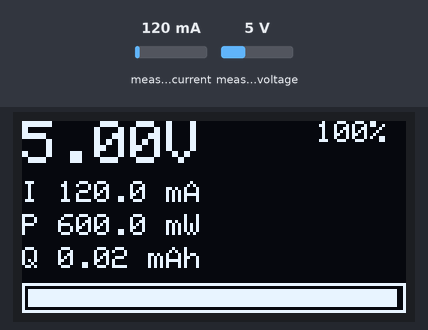
Bench run of a program on a simulated ESP32. Parts: 128×64 one-colour display. Wiring (inferred from the names in the program): INA219 current sensor at I2C address 0x40. The inputs (shaded band) are chosen by the test bench; at power-on: measured voltage 5 V, measured current 120 mA. What the program prints to the serial monitor is not drawn.

Above: at 1.2 s.
1.3 s: measured voltage set to 0.3 V
At 3.9 s:
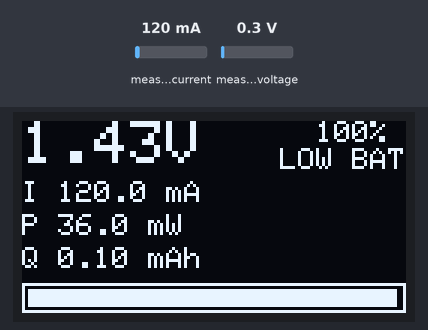
4.3 s: measured current set to 40 mA
At 6.4 s:
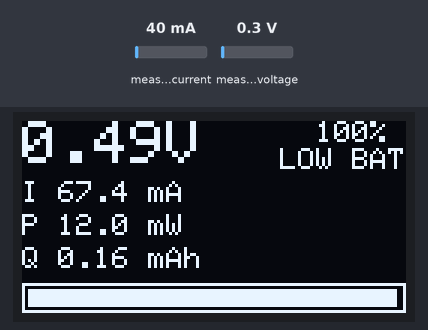
7.0 s: measured current set to 500 mA
At 7.9 s:
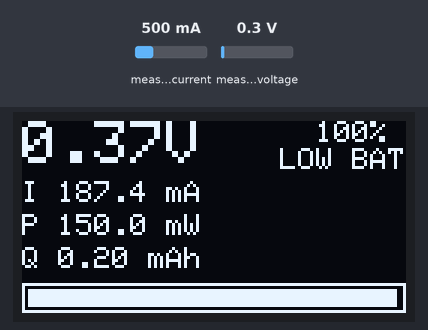
9.5 s: measured voltage set to 7.5 V
At 10.3 s:
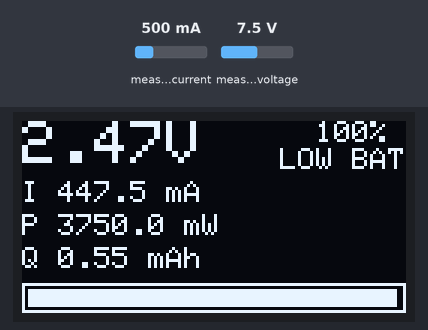
14.0 s: measured current set to 1500 mA
At 15.27 s:
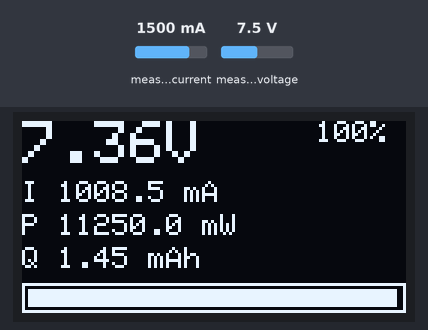
Timing chart, 0 to 17.0 s (numbered marks = the images above; inputs shaded):
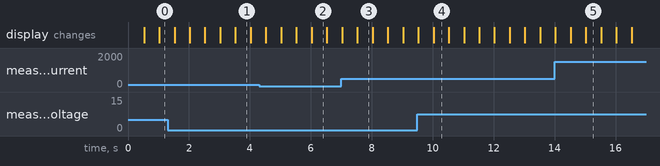

The program:

main.cpp
```cpp
// ina219-battery-monitor firmware (Arduino framework: ESP32, Arduino Nano).
//
// Samples an INA219 at a configurable rate, integrates charge and energy,
// estimates state of charge, drives an optional SSD1306 OLED and prints one
// CRC-protected telemetry frame per sample on the serial port.
#include <Arduino.h>
#include <Wire.h>

#include "config.h"
#include "two_wire_bus.h"

#include <ina219/driver.h>
#include <powercore/command.h>
#include <powercore/coulomb_counter.h>
#include <powercore/cutoff.h>
#include <powercore/filters.h>
#include <powercore/ina219_math.h>
#include <powercore/soc.h>
#include <powercore/telemetry.h>

#if BM_ENABLE_OLED
#include <SPI.h>

#include <Adafruit_GFX.h>
#include <Adafruit_SSD1306.h>
#endif

namespace {

using powercore::CommandType;

const powercore::CutoffConfig kCutoffConfig = {BM_CUTOFF_MV, BM_CUTOFF_RECOVER_MV,
                                               BM_CUTOFF_SAMPLES, BM_CUTOFF_SAMPLES};

TwoWireBus g_bus(Wire);
ina219drv::Ina219 g_ina(g_bus, BM_INA219_ADDRESS);
powercore::CoulombCounter g_counter;
powercore::SocEstimator g_soc(powercore::liIon1SConfig(BM_BATTERY_CAPACITY_MAH));
powercore::LowVoltageCutoff g_cutoff(kCutoffConfig);

uint32_t g_sample_period_ms = BM_SAMPLE_PERIOD_MS;
uint32_t g_shunt_uohm = BM_SHUNT_UOHM;
uint32_t g_max_mA = BM_MAX_CURRENT_MA;
uint32_t g_seq = 0;
uint32_t g_last_sample_ms = 0;
uint8_t g_samples_since_check = 0;
bool g_sensor_ok = false;

// Most recent sample, kept for the display.
int32_t g_bus_mV = 0;
int32_t g_current_uA = 0;
int32_t g_power_uW = 0;

char g_line[BM_COMMAND_BUFFER];
uint8_t g_line_length = 0;
bool g_line_overflow = false;

#if BM_ENABLE_OLED
Adafruit_SSD1306 g_display(BM_OLED_WIDTH, BM_OLED_HEIGHT, &Wire, -1);
powercore::Ema g_display_mV(BM_DISPLAY_EMA_ALPHA);
powercore::Ema g_display_mA(BM_DISPLAY_EMA_ALPHA);
uint32_t g_last_draw_ms = 0;
bool g_oled_ok = false;
#endif

// The counter must tolerate the configured sample period; allow a few missed
// samples before an interval is treated as a gap.
void applyMaxGap() {
  const uint32_t gap = g_sample_period_ms * 4UL;
  g_counter.setMaxGap(gap < 2000UL ? 2000UL : gap);
}

bool initSensor() {
  ina219drv::Settings settings;
  settings.shunt_uohm = g_shunt_uohm;
  settings.max_expected_mA = g_max_mA;
  settings.bus_range =
      BM_BUS_RANGE_32V ? powercore::ina219::BusRange::V32 : powercore::ina219::BusRange::V16;
  settings.bus_adc = BM_ADC_MODE;
  settings.shunt_adc = BM_ADC_MODE;
  g_sensor_ok = (g_ina.begin(settings) == ina219drv::Status::Ok);
  g_samples_since_check = 0;
  return g_sensor_ok;
}

void resetAccounting() {
  g_counter.reset();
  g_soc.reset();
  g_cutoff.reset();
}

void handleCommand(const char* line) {
  const powercore::Command command = powercore::parseCommand(line);
  switch (command.type) {
    case CommandType::None:
      break;
    case CommandType::Reset:
      resetAccounting();
      Serial.println(F("#OK RESET"));
      break;
    case CommandType::Rate:
      g_sample_period_ms = command.rate_ms;
      applyMaxGap();
      Serial.print(F("#OK RATE "));
      Serial.println(g_sample_period_ms);
      break;
    case CommandType::Cal: {
      const powercore::ina219::Calibration cal =
          powercore::ina219::computeCalibration(command.shunt_uohm, command.max_mA);
      if (cal.status != powercore::ina219::CalStatus::Ok) {
        Serial.print(F("#ERR CAL status="));
        Serial.println(static_cast<uint8_t>(cal.status));
        break;
      }
      g_shunt_uohm = command.shunt_uohm;
      g_max_mA = command.max_mA;
      if (!initSensor()) {
        Serial.println(F("#ERR CAL sensor not responding"));
        break;
      }
      Serial.print(F("#OK CAL reg="));
      Serial.print(cal.cal_register);
      Serial.print(F(" lsb_uA="));
      Serial.print(cal.current_lsb_uA, 3);
      Serial.print(F(" max_mA="));
      Serial.println(cal.max_current_mA, 1);
      break;
    }
    case CommandType::Invalid:
    default:
      Serial.println(F("#ERR expected RESET | RATE <ms> | CAL <shunt_mohm> <max_A>"));
      break;
  }
}

void pollSerial() {
  while (Serial.available() > 0) {
    const char c = static_cast<char>(Serial.read());
    if (c == '\n' || c == '\r') {
      if (g_line_overflow) {
        Serial.println(F("#ERR line too long"));
      } else if (g_line_length > 0) {
        g_line[g_line_length] = '\0';
        handleCommand(g_line);
      }
      g_line_length = 0;
      g_line_overflow = false;
    } else if (g_line_length < sizeof(g_line) - 1) {
      g_line[g_line_length++] = c;
    } else {
      g_line_overflow = true;
    }
  }
}

void sampleOnce(uint32_t now_ms) {
  uint8_t flags = 0;
  ina219drv::Reading reading;
  bool valid = false;

  // Retry a sensor that failed earlier (unplugged, brown-out, ...).
  if (g_sensor_ok || initSensor()) {
    if (g_ina.read(reading) == ina219drv::Status::Ok) {
      valid = true;
    } else {
      g_sensor_ok = false;
    }
  }

  if (!valid) {
    flags |= powercore::kFlagSensorError;
    g_bus_mV = 0;
    g_current_uA = 0;
    g_power_uW = 0;
  } else {
    const int32_t current = BM_INVERT_CURRENT ? -reading.current_uA : reading.current_uA;
    // The INA219 power register is unsigned; give it the sign of the current.
    const int32_t power = current < 0 ? -reading.power_uW : reading.power_uW;
    g_bus_mV = reading.bus_mV;
    g_current_uA = current;
    g_power_uW = power;

    if (reading.overflow) flags |= powercore::kFlagOverflow;
    if (!reading.ready) flags |= powercore::kFlagNotReady;

    // Current and power are meaningless while OVF is set. The span around an
    // OVF sample is treated as a gap (not integrated, counted, integrator
    // re-seeded by the next good sample) rather than bridged with the last
    // good current, and it also restarts the SoC rest timer. The voltage is
    // still good.
    if (reading.overflow) {
      g_counter.markGap();
      g_soc.breakRest();
    } else {
      g_counter.update(now_ms, current, power);
      g_soc.update(static_cast<float>(reading.bus_mV), static_cast<float>(current) / 1000.0f,
                   g_counter.lastDelta_mAh(), g_counter.lastInterval_ms());
    }
    g_cutoff.update(reading.bus_mV);

    // The calibration register is volatile; restore it if the device lost it.
    if (++g_samples_since_check >= 16) {
      g_samples_since_check = 0;
      bool intact = true;
      if (g_ina.calibrationIntact(intact) != ina219drv::Status::Ok) {
        g_sensor_ok = false;
      } else if (!intact) {
        Serial.println(F("#WARN calibration lost, reprogramming"));
        initSensor();
      }
    }
  }

  if (!g_cutoff.loadEnabled()) flags |= powercore::kFlagCutoff;
#if BM_LOAD_ENABLE_PIN >= 0
  digitalWrite(BM_LOAD_ENABLE_PIN, g_cutoff.loadEnabled() ? HIGH : LOW);
#endif

#if BM_ENABLE_OLED
  if (valid) {
    g_display_mV.add(static_cast<float>(g_bus_mV));
    g_display_mA.add(static_cast<float>(g_current_uA) / 1000.0f);
  }
#endif

  powercore::TelemetryFrame frame;
  frame.seq = g_seq++;
  frame.t_ms = now_ms;
  frame.bus_mV = g_bus_mV;
  frame.current_uA = g_current_uA;
  frame.power_uW = g_power_uW;
  frame.charge_uAh = g_counter.charge_uAh();
  frame.energy_uWh = g_counter.energy_uWh();
  frame.soc_permille = static_cast<uint16_t>(g_soc.percent() * 10.0f + 0.5f);
  frame.flags = flags;

  char buffer[powercore::kFrameBufferSize];
  if (powercore::encodeFrame(frame, buffer, sizeof(buffer)) > 0) {
    Serial.println(buffer);
  }
}

#if BM_ENABLE_OLED
void drawDisplay() {
  if (!g_oled_ok) return;
  g_display.clearDisplay();
  g_display.setTextColor(SSD1306_WHITE);

  if (!g_sensor_ok) {
    g_display.setTextSize(1);
    g_display.setCursor(0, 0);
    g_display.print(F("INA219 not found"));
    g_display.display();
    return;
  }

  const float soc = g_soc.percent();

  g_display.setTextSize(2);
  g_display.setCursor(0, 0);
  g_display.print(g_display_mV.value() / 1000.0f, 2);
  g_display.print('V');

  g_display.setTextSize(1);
  g_display.setCursor(98, 0);
  g_display.print(soc, 0);
  g_display.print('%');
  if (!g_cutoff.loadEnabled()) {
    g_display.setCursor(86, 9);
    g_display.print(F("LOW BAT"));
  }

  g_display.setCursor(0, 20);
  g_display.print(F("I "));
  g_display.print(g_display_mA.value(), 1);
  g_display.print(F(" mA"));

  g_display.setCursor(0, 31);
  g_display.print(F("P "));
  g_display.print(static_cast<float>(g_power_uW) / 1000.0f, 1);
  g_display.print(F(" mW"));

  g_display.setCursor(0, 42);
  g_display.print(F("Q "));
  g_display.print(g_counter.charge_mAh(), 2);
  g_display.print(F(" mAh"));

  // State-of-charge bar along the bottom edge.
  g_display.drawRect(0, 54, 128, 10, SSD1306_WHITE);
  const int16_t fill = static_cast<int16_t>(124.0f * soc / 100.0f);
  if (fill > 0) g_display.fillRect(2, 56, fill, 6, SSD1306_WHITE);

  g_display.display();
}
#endif

}  // namespace

void setup() {
  Serial.begin(BM_SERIAL_BAUD);

#if BM_LOAD_ENABLE_PIN >= 0
  pinMode(BM_LOAD_ENABLE_PIN, OUTPUT);
  digitalWrite(BM_LOAD_ENABLE_PIN, HIGH);
#endif

#if defined(ARDUINO_ARCH_ESP32)
  Wire.begin(BM_I2C_SDA_PIN, BM_I2C_SCL_PIN);
#else
  Wire.begin();
#endif

  Serial.println(F("#ina219-battery-monitor " BM_FIRMWARE_VERSION));

#if BM_ENABLE_OLED
  // begin() allocates the frame buffer (width * height / 8 bytes) and fails
  // if there is not enough free RAM; the firmware then runs serial-only.
  g_oled_ok = g_display.begin(SSD1306_SWITCHCAPVCC, BM_OLED_ADDRESS);
  if (!g_oled_ok) Serial.println(F("#WARN OLED init failed, continuing without display"));
#endif

  applyMaxGap();
  if (!initSensor()) Serial.println(F("#WARN INA219 not responding"));

  // Start one period in the past so the first sample is taken immediately.
  g_last_sample_ms = millis() - g_sample_period_ms;
}

void loop() {
  pollSerial();

  const uint32_t now = millis();
  if (now - g_last_sample_ms >= g_sample_period_ms) {
    g_last_sample_ms = now;
    sampleOnce(now);
  }

#if BM_ENABLE_OLED
  if (now - g_last_draw_ms >= BM_DISPLAY_PERIOD_MS) {
    g_last_draw_ms = now;
    drawDisplay();
  }
#endif
}
```

two_wire_bus.h
```cpp
// Adapter from the driver's abstract I2C interface to Arduino's TwoWire.
#pragma once

#include <Arduino.h>
#include <Wire.h>

#include <ina219/driver.h>

class TwoWireBus final : public ina219drv::I2CBus {
 public:
  explicit TwoWireBus(TwoWire& wire) : wire_(wire) {}

  bool write(uint8_t address, const uint8_t* data, uint8_t length) override {
    wire_.beginTransmission(address);
    const size_t queued = wire_.write(data, static_cast<size_t>(length));
    const uint8_t result = wire_.endTransmission();
    return queued == length && result == 0;
  }

  bool read(uint8_t address, uint8_t* data, uint8_t length) override {
    const uint8_t received = wire_.requestFrom(address, length);
    if (received != length) {
      while (wire_.available() > 0) (void)wire_.read();
      return false;
    }
    for (uint8_t i = 0; i < length; ++i) {
      data[i] = static_cast<uint8_t>(wire_.read());
    }
    return true;
  }

 private:
  TwoWire& wire_;
};
```

config.h
```cpp
// Build-time settings for the battery monitor firmware.
//
// Every value can be overridden from platformio.ini, e.g.
//   build_flags = -D BM_SHUNT_UOHM=50000UL -D BM_BATTERY_CAPACITY_MAH=3000
// Shunt, maximum current and sample period can also be changed at run time
// with the CAL and RATE serial commands (not persisted across resets).
#pragma once

#define BM_FIRMWARE_VERSION "0.2.0"

// ---- Serial ---------------------------------------------------------------
#ifndef BM_SERIAL_BAUD
#define BM_SERIAL_BAUD 115200UL
#endif

// ---- I2C ------------------------------------------------------------------
// ESP32 only; the Nano's I2C pins are fixed (A4 = SDA, A5 = SCL).
#ifndef BM_I2C_SDA_PIN
#define BM_I2C_SDA_PIN 21
#endif
#ifndef BM_I2C_SCL_PIN
#define BM_I2C_SCL_PIN 22
#endif

// ---- INA219 ---------------------------------------------------------------
#ifndef BM_INA219_ADDRESS
#define BM_INA219_ADDRESS 0x40  // A0 = A1 = GND
#endif
// Shunt resistance in micro-ohms. Common breakout boards carry 0.1 ohm (R100).
#ifndef BM_SHUNT_UOHM
#define BM_SHUNT_UOHM 100000UL
#endif
// Largest current you expect, in mA. Sets the current LSB and the PGA range.
#ifndef BM_MAX_CURRENT_MA
#define BM_MAX_CURRENT_MA 3200UL
#endif
// 1 = 32 V bus range, 0 = 16 V bus range.
#ifndef BM_BUS_RANGE_32V
#define BM_BUS_RANGE_32V 0
#endif
// ADC mode for both channels (powercore::ina219::AdcMode). Avg16 takes
// 8.51 ms per channel, about 17 ms for a shunt + bus pair.
#ifndef BM_ADC_MODE
#define BM_ADC_MODE powercore::ina219::AdcMode::Avg16
#endif
// Set to 1 if the shunt is wired so that discharge reads negative.
#ifndef BM_INVERT_CURRENT
#define BM_INVERT_CURRENT 0
#endif

// ---- Sampling -------------------------------------------------------------
#ifndef BM_SAMPLE_PERIOD_MS
#define BM_SAMPLE_PERIOD_MS 500UL
#endif

// ---- Battery --------------------------------------------------------------
#ifndef BM_BATTERY_CAPACITY_MAH
#define BM_BATTERY_CAPACITY_MAH 2000.0f
#endif
// Low-voltage cutoff with hysteresis (pack voltage, mV).
#ifndef BM_CUTOFF_MV
#define BM_CUTOFF_MV 3000L
#endif
#ifndef BM_CUTOFF_RECOVER_MV
#define BM_CUTOFF_RECOVER_MV 3300L
#endif
// Consecutive samples needed to trip / release the cutoff.
#ifndef BM_CUTOFF_SAMPLES
#define BM_CUTOFF_SAMPLES 4
#endif
// GPIO driven HIGH while the load may run and LOW when the cutoff has tripped
// (for a load switch / MOSFET driver). -1 disables the output.
#ifndef BM_LOAD_ENABLE_PIN
#define BM_LOAD_ENABLE_PIN -1
#endif

// ---- OLED -----------------------------------------------------------------
#ifndef BM_ENABLE_OLED
#define BM_ENABLE_OLED 1
#endif
#ifndef BM_OLED_ADDRESS
#define BM_OLED_ADDRESS 0x3C
#endif
#ifndef BM_OLED_WIDTH
#define BM_OLED_WIDTH 128
#endif
#ifndef BM_OLED_HEIGHT
#define BM_OLED_HEIGHT 64
#endif
#ifndef BM_DISPLAY_PERIOD_MS
#define BM_DISPLAY_PERIOD_MS 500UL
#endif
// Smoothing of the displayed voltage/current only (telemetry is unfiltered).
#ifndef BM_DISPLAY_EMA_ALPHA
#define BM_DISPLAY_EMA_ALPHA 0.3f
#endif

// ---- Command input --------------------------------------------------------
#ifndef BM_COMMAND_BUFFER
#define BM_COMMAND_BUFFER 32
#endif
```

Measured:
- what the display in image 1 shows lasts 0.5 s, from 3.5 s to 4.0 s
